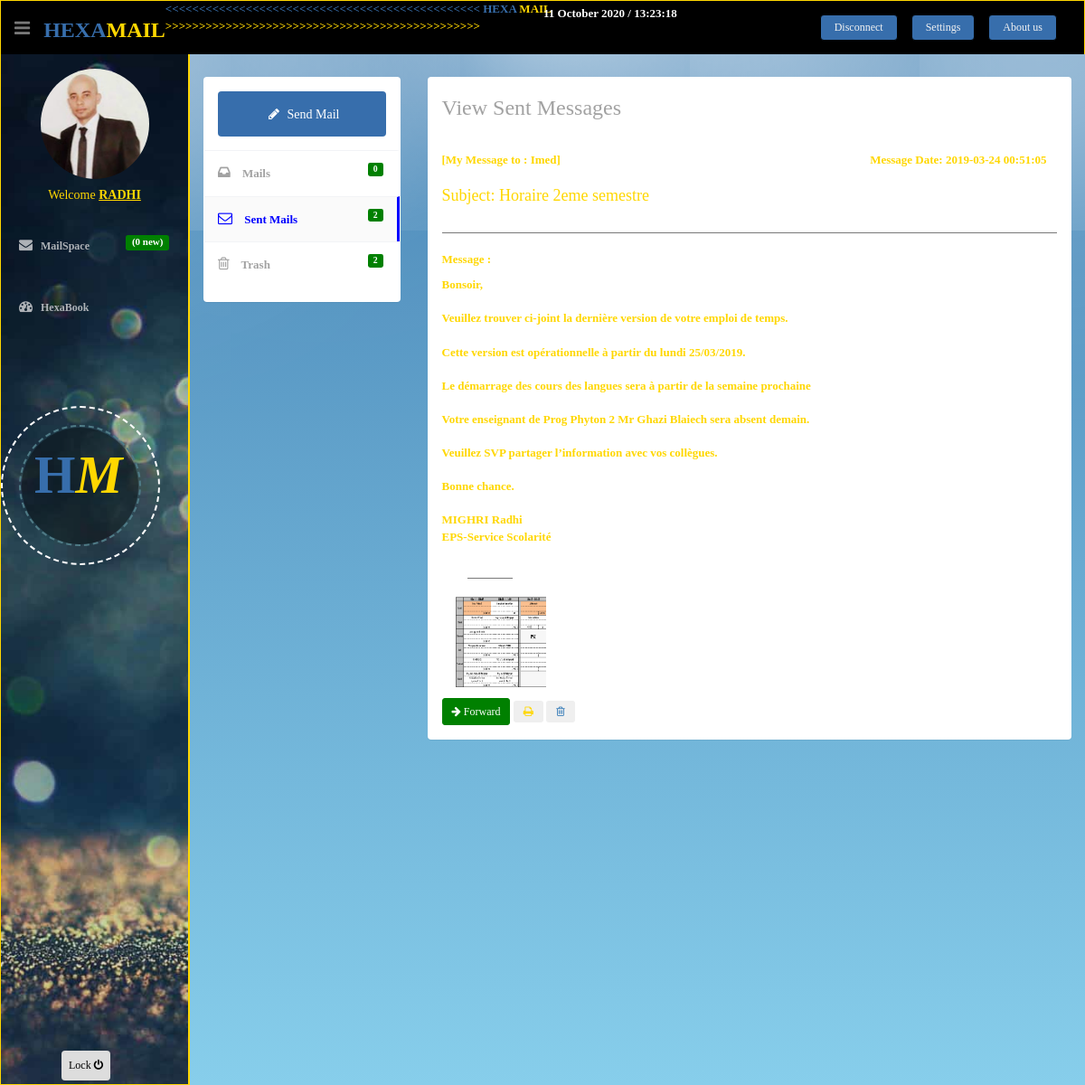
Screenshot of /sent_view.php?id_message=191 (signed in) with the database file from the repository.
### tables this page shows
CREATE TABLE `msg_sent` (
  `id` int(10) NOT NULL,
  `id_expediteur` int(10) NOT NULL,
  `id_destinataire` int(10) NOT NULL,
  `date` datetime NOT NULL,
  `titre` varchar(50) NOT NULL,
  `message` longtext NOT NULL,
  `lu` int(1) NOT NULL,
  `trash` int(1) NOT NULL,
  `picture` varchar(50) NOT NULL
);

CREATE TABLE `membre` (
  `id` int(11) NOT NULL,
  `login` varchar(20) NOT NULL,
  `pass` varchar(12) NOT NULL,
  `pass_confirm` varchar(12) NOT NULL,
  `datenais` date NOT NULL,
  `email` varchar(50) NOT NULL,
  `nom` varchar(20) NOT NULL,
  `prenom` varchar(20) NOT NULL,
  `sex` varchar(10) NOT NULL,
  `country` varchar(100) NOT NULL
);

### sent_view.php (the view, shortened to what this page needs)
<html lang="en">
<head>
  <link href="lib/bootstrap/css/bootstrap.min.css" rel="stylesheet">
  <link href="lib/font-awesome/css/font-awesome.css" rel="stylesheet" />
  <link href="css/style.css" rel="stylesheet">
  <link href="css/style-responsive.css" rel="stylesheet">
</head>
<body>
  <section id="container">
<?php
          include("header.php");
          ?>
          <?php
          include("sidebar.php");
          ?>
    <section id="main-content">
      <section class="wrapper">
        <div class="row mt">
          <div class="col-sm-3">
<?php
include("mailmenusent.php");
?>
          </div>
          <div id="printableArea">
          <div class="col-sm-9">
            <section class="panel">
              <header class="panel-heading wht-bg">
                <h4 class="gen-case">
                View Sent Messages
                  </h4>
              </header>
<?php
if (!isset($_GET['id_message']) || empty($_GET['id_message'])) {
  echo 'Aucun message reconnu.';
}
else {
  $sql = 'SELECT titre, date, message, membre.login as destinateur FROM msg_sent, membre WHERE id_expediteur="'.$_SESSION['id'].'" AND id_destinataire=membre.id AND msg_sent.id="'.$_GET['id_message'].'" AND msg_sent.trash=0 ';
  $req = mysqli_query($base,$sql) or die('Erreur SQL !<br />'.$sql.'<br />'.mysqli_error($base));
  $nb = mysqli_num_rows($req);
  $datitr=mysqli_fetch_assoc($req);
if ($nb == 0) {
  echo 'Aucun message reconnu.';
  }
  else {
  ?>
 <div class="panel-body">
 <div id="printableArea">
  <div class="mail-sender" >
                  <div class="row" >
                    <div class="col-md-8"  >
                      <strong></a>[My Message to :</strong>
                      <strong><?php echo stripslashes(htmlentities(trim($datitr['destinateur']))) ,']'?></strong>
                    </div>
                    <div class="col-md-4" id="printableArea">
                      <p class="date"><?php echo 'Message Date: ',stripslashes(htmlentities(trim($datitr['date'])))  ?></p>
                    </div>
                  </div>
                </div>
                <div class="mail-header row" id="printableArea">
                  <div class="col-md-8">
                    <h4 class="pull-left"> <?php echo 'Subject: ',$datitr['titre'] ?> </h4>
                  </div>
                </div>
                <hr>
                <div class="view-mail" >
                  <p id="msgsent"><?php echo 'Message : ',  $datitr['message'];?></p>
                </div>
				</div>
                <div class="compose-btn pull-left">
                    <?php
                        $x=$_SESSION['id'];
                        $a=$_GET['id_message'];
                    $requet="SELECT * from msg_sent WHERE id_expediteur=$x AND msg_sent.id=$a ";
                    $exec=mysqli_query($base,$requet);
                   while($ligne=mysqli_fetch_array($exec))
                    {
                     if (($ligne['picture']) != "img/" )
						   {
                        ?>   <hr  width="50px" style="position:relative;left:-20px;">
						   <div class="col-md-4">
                           <img width="100px" height="100px" src="<?php echo $ligne['picture']; ?>" alt=""> <br></div> <br><br><br><br><br><br>
					<?php }
					}?>
                  <?php echo'<a href="mail_compose_forward.php?titre=' , $datitr['titre'], '&message=', $datitr['message'],' " class="btn btn-sm btn-theme"><i class="fa fa-arrow-right"></i> Forward</a>' ?>
                  <button class="btn  btn-sm tooltips" data-original-title="Print" onclick="printDiv('printableArea')" value="print a div!" type="button" data-toggle="tooltip" data-placement="top" title=""><i class="fa fa-print"></i> </button>
                  <?php echo '<a href="supprimer_sent.php?id_message=' , $_GET['id_message'] , '" '?> ><button class="btn btn-sm tooltips" data-original-title="Trash" data-toggle="tooltip" data-placement="top" title=""><i class="fa fa-trash-o"></i></button></a>
                </div>
                </div>
              </div>
            </section>
      </section>
    </section>
<?php
  }
}
?>
</body>
</html>

### css/style.css (style rules this page uses)
body { color: #797979; background: #eaeaea; padding: 0px !important; margin: 0px !important; font-size:13px; font-family: 'Poppins', sans-serif; }
a, a:hover, a:focus { text-decoration: none; outline: none; }
#container { width: 100%; height: 100%; }
.btn-theme { color: #fff; background-color: green; border-color: green; }
hr { margin-top: 20px; margin-bottom: 20px; border: 0; border-top: 1px solid #797979; }
.mt { margin-top: 25px; }
#main-content { margin-left: 210px; }
.wrapper { display: inline-block; margin-top: 60px; padding-left: 15px; padding-right: 15px; padding-bottom: 15px; padding-top: 0px; width: 100%; }
.wht-bg { background:#fff; }
.wht-bg h4 { font-size:24px; color:#a2a2a2; font-weight:300; }
.compose-btn { text-align: center; margin-top: 6px; }
#msgsent { word-break: break-all; }
body { position: absolute; top: 0; left: 0; right: 0; bottom: 0; width: 100%; height: 100%; background-color: skyblue; background-image: -webkit-linear-gradient(90deg, skyblue 0%, steelblue 100%); background-attachment: fixed; background-size: 100% 100%; font-family: "Luckiest Guy", cursive; -webkit-font-smoothing: antialiased; }
body:before { content: ""; position: absolute; top: 0; left: 0; right: 0; width: 0; height: 0; margin: auto; border-radius: 100%; background: transparent; display: block; box-shadow: 0 0 150px 100px rgba(255, 255, 255, 0.6), 200px 0 200px 150px rgba(255, 255, 255, 0.6), -250px 0 300px 150px rgba(255, 255, 255, 0.6), 550px 0 300px 200px rgba(255, 255, 255, 0.6), -550px 0 300px 200px rgba(255, 255, 255, 0.6); }

### rows the page displays
msg_sent: membre.login "Imed", date "2019-03-24 00:51:05", titre "Horaire 2eme semestre", message "Bonsoir, Veuillez trouver ci-joint la dernière version de votre emploi de temps. Cette version est opérationnelle à partir du lundi 25/03/2019. Le démarrage des cours des langues sera à partir de la semaine prochaine Votre enseignant de Prog Phyton 2 Mr Ghazi Blaiech sera absent demain. Veuillez SVP partager l’information avec vos collègues. Bonne chance. MIGHRI Radhi EPS-Service Scolarité", picture (picture)

### other values shown
$_SESSION['login'] "RADHI"
$datamdp[total] "0"
$datsent[total] "2"
$c "2"
